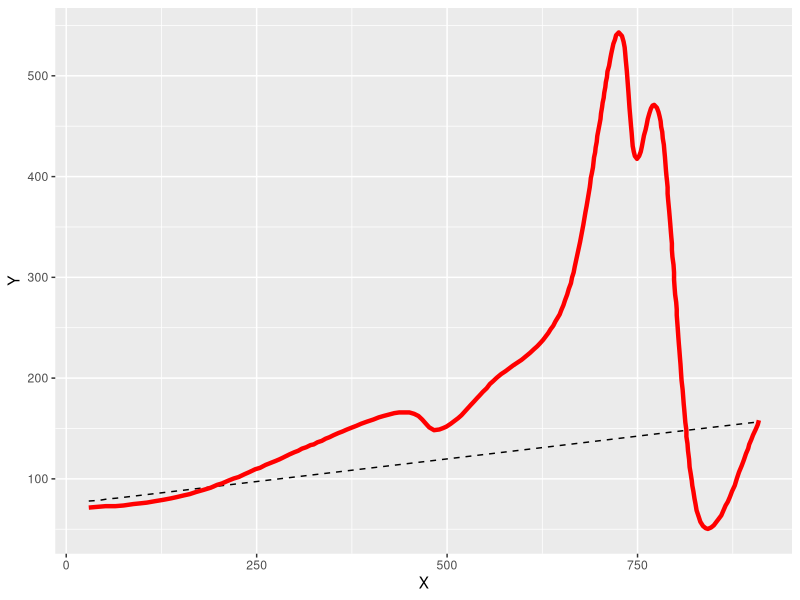
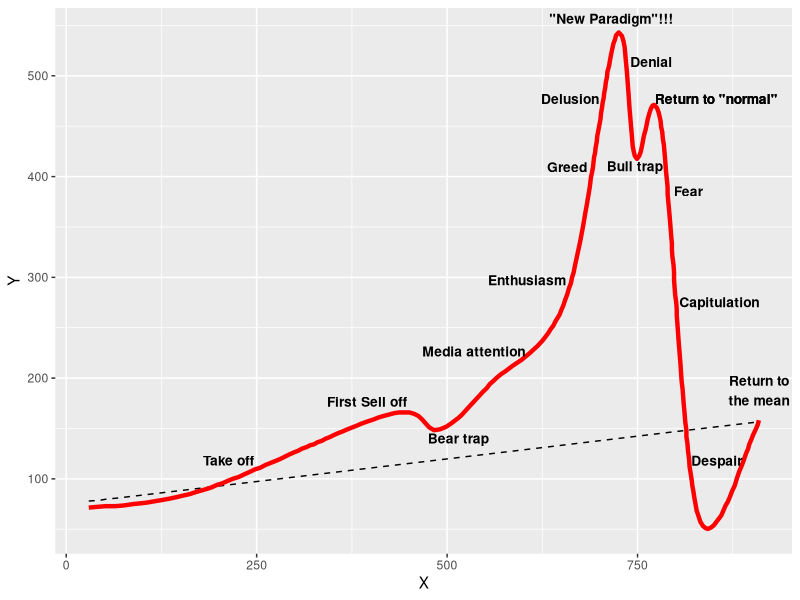
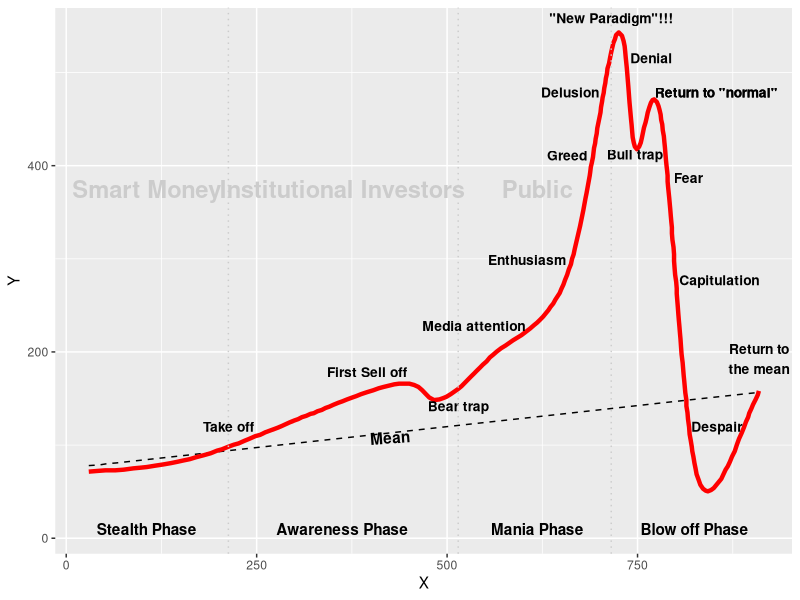
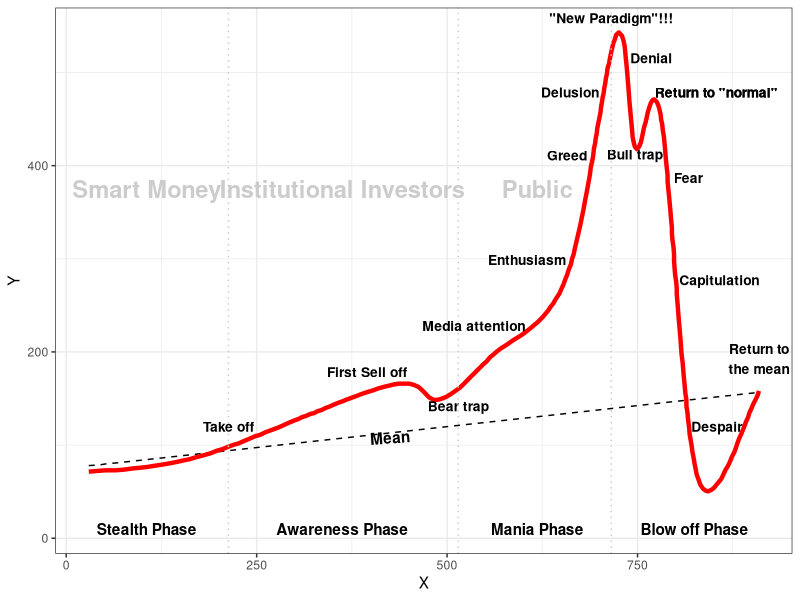
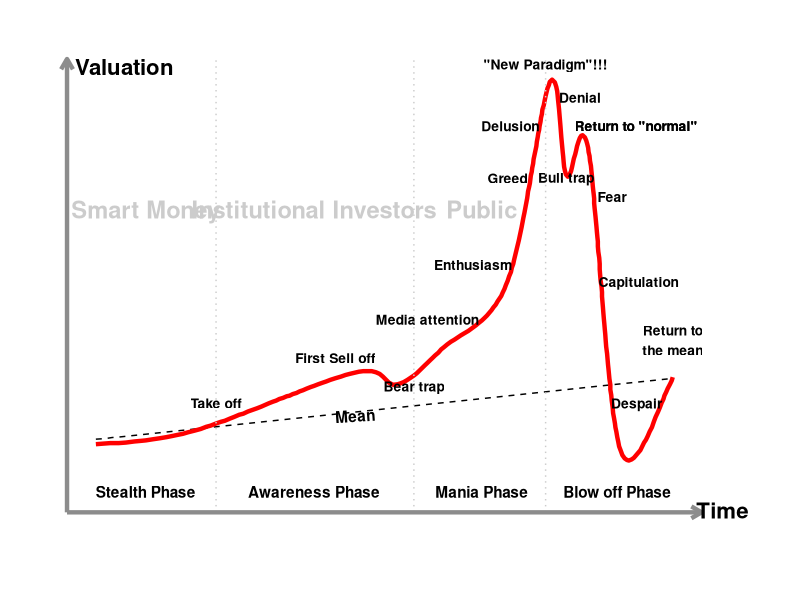

These charts were generated, in order, by the following R code:
## ---- chunk 1
knitr::opts_chunk$set(echo = TRUE, warning = FALSE, message = FALSE, fig.align = "center", fig.width=10, fig.height=7, out.width=600)

library(tidyverse)
library(ggrepel)
library(knitr)
library(kableExtra)
## ---- chunk 2
cv <- read_csv("data/Investment_Bubble_Cycle.csv") %>%
    mutate(Y = Y + 50)

cv %>%
    head() %>%
    kable() %>%
    kable_styling(bootstrap_options = c("striped", "hover"), full_width = FALSE)
## ---- chunk 3
ln <- read_csv("data/Investment_Bubble_Cycle_Line.csv") %>%
    mutate(Y = Y + 50 + 28)

ln %>%
    head() %>%
    kable() %>%
    kable_styling(bootstrap_options = c("striped", "hover"), full_width = FALSE)
## ---- chunk 4
p1 <- ggplot(data = ln, aes(x = X, y = Y)) +
    geom_line(linetype = "dashed") +
    geom_line(data = cv, colour = "red", size = 1.5)


## ---- chunk 5
p1
## ---- chunk 6
mapping = tibble(
    X = cv$X[c(20, 50, 70, 75, 105, 125, 138, 150, 175, 165, 185, 208, 225, 255, 280)],
    Label = c("Take off", "First Sell off", "Bear trap", "Media attention", "Enthusiasm",
              "Greed", "Delusion", "\"New Paradigm\"!!!", "Bull trap", "Denial",
              "Return to \"normal\"", "Fear", "Capitulation", "Despair", "Return to\nthe mean")
) %>%
    left_join(cv) %>%
    mutate(Y = ifelse(Label %in% c("Bear trap"), Y - 40, Y)) %>%
    mutate(Y = ifelse(Label %in% c("Media attention"), Y + 30, Y),
           X = ifelse(Label %in% c("Enthusiasm"), X - 50, X),
           X = ifelse(Label %in% c("Greed"), X - 30, X),
           X = ifelse(Label %in% c("Delusion"), X - 40, X),
           X = ifelse(Label %in% c("Denial"), X + 30, X),
           Y = ifelse(Label %in% c("Denial"), Y + 10, Y),
           X = ifelse(Label %in% c("Return to \"normal\""), X + 90, X),
           Y = ifelse(Label %in% c("\"New Paradigm\"!!!"), Y + 15, Y),
           Y = ifelse(Label %in% c("Return to\nthe mean"), Y - 30, Y),
           X = ifelse(Label %in% c("Fear"), X + 25, X),
           X = ifelse(Label %in% c("Capitulation"), X + 55, X),
           Y = ifelse(Label %in% c("Despair"), Y + 45, Y),
           X = ifelse(Label %in% c("Despair"), X + 18, X),
           Y = ifelse(Label %in% c("Bull trap"), Y - 30, Y))
## ---- chunk 7
p2 <- p1 + 
    geom_text(data = mapping, aes(label = Label), vjust = -1.5, fontface = "bold", size = 3.5)

## ---- chunk 8
p2
## ---- chunk 9
verticals <- tibble(
    X = cv$X[c(20, 70, 150)],
)

sub_labels <- tibble(
    X = cv$X[c(8, 45, 92, 250)],
    lbl = c("Stealth Phase", "Awareness Phase", "Mania Phase", "Blow off Phase"),
    lbl2 = c("Smart Money", "Institutional Investors", "Public", NA)
)
## ---- chunk 10
p3 <- p2 + geom_vline(data = verticals, aes(xintercept = X), linetype = "dotted", colour = "grey80") +
    geom_text(data = sub_labels, aes(label = lbl, y = 10), fontface = "bold") +
    geom_text(data = sub_labels, aes(label = lbl2, y = 375), fontface = "bold", colour = "grey80", size = 6) +
    annotate("text", x = 425, y = 108, label = "Mean", angle = 4, fontface = "bold")
## ---- chunk 11
p3
## ---- chunk 12
p4 <- p3 + theme_bw()
## ---- chunk 13
p4
## ---- chunk 14
p5 <- p4 + theme(
    axis.ticks = element_blank(),
    axis.text = element_blank(),
    panel.border = element_blank(), 
    axis.line = element_line(size = 1.5, colour = "grey55", arrow = grid::arrow(length = unit(0.3, "cm"))),
    axis.title = element_text(size = 16, face = "bold", hjust = 1),
    axis.title.y = element_text(angle = 0, margin = margin(l = 20, r = -80)),
    axis.title.x = element_text(hjust = 1.08, vjust = 4.5),
    plot.margin=unit(c(1.5,2.5,1.5,1.2),"cm"),
    panel.grid = element_blank()
) +
    labs(
        x = "Time",
        y = "Valuation"
    )
## ---- chunk 15
p5
